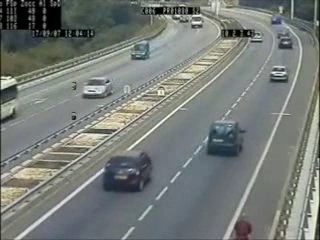
#> input picture frame 75 of Walkers&Vehicles Detection/vehicles.avi, 320 x 240 px, given in place of test_video.mp4, which was not available
$ python lane_detection.py
#> lines starting #> are read from the running program, lines starting #| are printed output that depends on the picture; pictures that were not available may be replaced by others from this repository, and a replacement may not be noted
#> further down, frame is the input picture: shape (240, 320, 3); mean B, G, R 120, 123.9, 118.8
import cv2
import numpy as np


def canny(image):
    # Grayscale the line_image
    gray_image = cv2.cvtColor(image, cv2.COLOR_BGR2GRAY)
    # blur the image
    blur = cv2.GaussianBlur(gray_image, (5,5), 0)
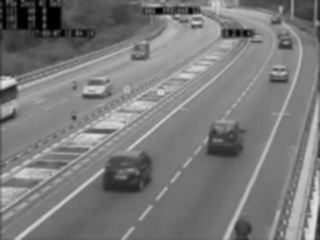
#> blur: shape (240, 320); min 0, max 229, mean 122.1
    # find the canny edge
    canny = cv2.Canny(blur, 50, 150)
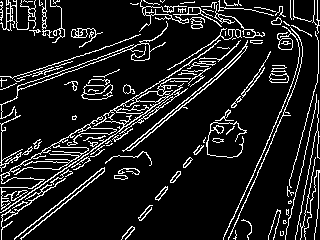
#> canny: shape (240, 320); 11.8% white in thin lines or dots
    return canny

# cut the area needed to detect and then fill the area on an mask image
def region_of_interest(image):
    height = image.shape[0]
#> height = 240
    polygons = np.array([
    [(200, height), (1100, height), (550, 250)]
    ])
#> polygons = [[200, 240], [1100, 240], [550, 250]]
    # Create a black mask image
    mask = np.zeros_like(image)
    # Fill the triangle region on the mask image
    cv2.fillPoly(mask, polygons, 255)
#> mask: shape (240, 320); every value is 0
    # Combine the mask and canny by the binary value
    combine = cv2.bitwise_and(image, mask)
    return combine

# display lines in blank image
def display_line(image, lines):
    line_image = np.zeros_like(image)
    if lines is not None:
        for line in lines:
            # reshape each line to one dimensional array with 4 elements
            x1, y1, x2, y2 = line.reshape(4)
            # draw each line to blank image
            cv2.line(line_image, (x1,y1), (x2,y2), (0, 255, 0), 8)
    return line_image

def coordinates(image, line_parameters):
    slope, intercept = line_parameters
    y1 = image.shape[0]
    y2 = int(y1*(3/5))
    x1 = int((y1-intercept)/slope)
    x2 = int((y2-intercept)/slope)
    return np.array([x1, y1, x2, y2])

def average_slope_intercept(image, lines):
    left_fit = []
    right_fit = []
    for line in lines:
        x1, y1, x2, y2 = line.reshape(4)
        parameters = np.polyfit((x1, x2), (y1, y2), 1)
        #print(parameters)
        slope = parameters[0]
        intercept = parameters[1]
        if slope < 0:
            left_fit.append((slope, intercept))
        else:
            right_fit.append((slope, intercept))
    #print(left_fit)
    #print(right_fit)
    left_fit_average = np.average(left_fit, axis = 0)
    right_fit_average = np.average(right_fit, axis = 0)
    #print(left_fit_average, 'left')
    #print(right_fit_average, 'right')
    left_line = coordinates(image, left_fit_average)
    right_line = coordinates(image, right_fit_average)
    return np.array([left_line, right_line])

# [15 lines of commented-out code are left out]

cap = cv2.VideoCapture('test_video.mp4')
while(cap.isOpened()):
    _, frame = cap.read()
    canny_edge = canny(frame)
    # combine the blank image with cropped area
    combined_image = region_of_interest(canny_edge)
    # HoughLineP Function
    lines = cv2.HoughLinesP(combined_image, 2, np.pi/180, 100, np.array([]), minLineLength=40, maxLineGap=5)
#> lines = None
#> (the run stopped early here; a loop or call above may not have finished)

$ run again, starting later in the video
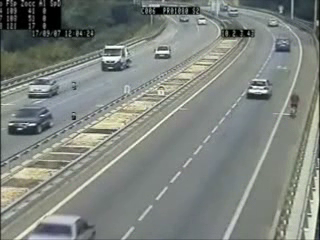
#> input picture frame 337 of Walkers&Vehicles Detection/vehicles.avi, 320 x 240 px, given in place of test_video.mp4, which was not available
#> frame is the input picture: shape (240, 320, 3); mean B, G, R 126.3, 131.7, 126
#> in canny, `blur = cv2.GaussianBlur(gray_image, (5,5), 0)`:
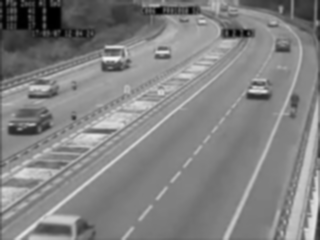
#> blur: shape (240, 320); min 0, max 241, mean 129.5
#> in canny, `canny = cv2.Canny(blur, 50, 150)`:
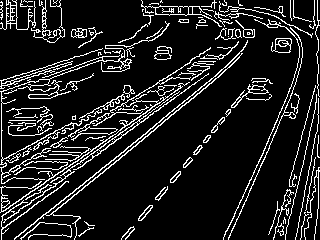
#> canny: shape (240, 320); 12.6% white in thin lines or dots
#> mask: shape (240, 320); every value is 0
#> lines = None

$ run again, starting later in the video
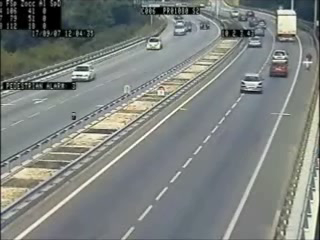
#> input picture frame 600 of Walkers&Vehicles Detection/vehicles.avi, 320 x 240 px, given in place of test_video.mp4, which was not available
#> frame is the input picture: shape (240, 320, 3); mean B, G, R 126.6, 129.8, 124.9
#> in canny, `blur = cv2.GaussianBlur(gray_image, (5,5), 0)`:
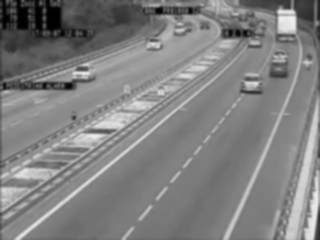
#> blur: shape (240, 320); min 0, max 240, mean 128.1
#> in canny, `canny = cv2.Canny(blur, 50, 150)`:
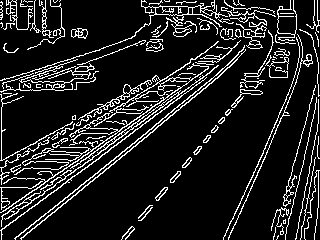
#> canny: shape (240, 320); 12.8% white in thin lines or dots
#> mask: shape (240, 320); every value is 0
#> lines = None
